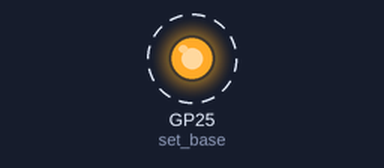
A program run on a simulated Raspberry Pi Pico running MicroPython. On the bench: output pins drawn as LEDs (lit = HIGH). Dashed ring = blinking. Library files of the repository ran but are not shown: 1 file(s); what the program prints to the serial console is not drawn.

Above: at 0.2 s.
Timing chart, 0 to 3.0 s (numbered marks = the images above):
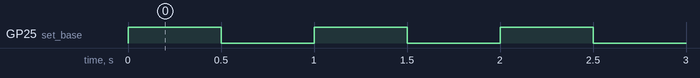

The program:

main.py
```python
### Example Package Import ###
from foolib import foo
foo()


### Example Single-File Import ###
from bar import bar
bar()


### Example Direct Code, using RP2 PIO Blinky ###
from machine import Pin
import rp2

@rp2.asm_pio(set_init=rp2.PIO.OUT_LOW)
def blink_1hz():
    # Cycles: 1 + 7 + 32 * (30 + 1) = 1000
    set(pins, 1)
    set(x, 31)                  [6]
    label("delay_high")
    nop()                       [29]
    jmp(x_dec, "delay_high")

    # Cycles: 1 + 7 + 32 * (30 + 1) = 1000
    set(pins, 0)
    set(x, 31)                  [6]
    label("delay_low")
    nop()                       [29]
    jmp(x_dec, "delay_low")

# Create and start a StateMachine with blink_1hz, outputting on Pin(25)
sm = rp2.StateMachine(0, blink_1hz, freq=2000, set_base=Pin(25))
sm.active(1)
```

foo.py
```python
__all__ = ['foo']

def foo():
    print("foo")
```

bar.py
```python
def bar():
    print("bar")
```

Measured:
- by itself, GP25 (set_base): alternates HIGH for 0.50 s and LOW for 0.50 s
